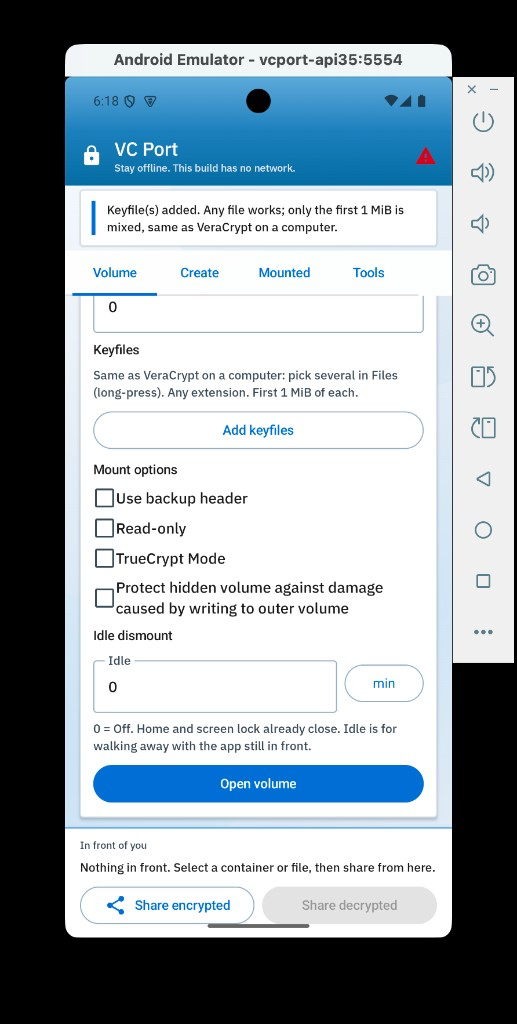
#> input picture ports/docs/screenshots/01-volume.png, 517 x 1024 px; its folder holds only this picture in this run
$ python polish-screenshots.py
#> lines starting #> are read from the running program, lines starting #| are printed output that depends on the picture
#> in polish, im is the input picture: PIL image 517x1024 RGB; mean R, G, B 151, 162.2, 169.7
#!/usr/bin/env python3
"""Crop FLAG_SECURE black letterbox bands and add a subtle matte for README shots."""
from __future__ import annotations

import sys
from pathlib import Path

from PIL import Image

SHOTS = Path(__file__).resolve().parents[1] / "docs" / "screenshots"
PAD = 10
MATTE_LIGHT = (232, 238, 244)  # WindowGray — light Original theme
MATTE_DARK = (33, 38, 48)  # visible on GitHub dark without harsh pure black
ROW_BLACK = 24  # max RGB sum to treat a row as letterbox black


def row_mostly_black(im: Image.Image, y: int) -> bool:
    w = im.width
    step = max(1, w // 64)
    dark = 0
    total = 0
    for x in range(0, w, step):
        r, g, b = im.getpixel((x, y))
        total += 1
        if r + g + b <= ROW_BLACK:
            dark += 1
    return dark >= total * 0.92


def content_bounds(im: Image.Image) -> tuple[int, int]:
    w, h = im.size
#> w = 517; h = 1024
    top = 0
    for y in range(h):
        if not row_mostly_black(im, y):
            top = y
            break
    bottom = h - 1
#> bottom = 1023
    for y in range(h - 1, -1, -1):
        if not row_mostly_black(im, y):
            bottom = y
            break
    return top, bottom


def matte_for(path: Path) -> tuple[int, int, int]:
    if path.name.startswith("08-") or "skin-signal" in path.name:
        return MATTE_DARK
    return MATTE_LIGHT


def polish(path: Path) -> bool:
    im = Image.open(path).convert("RGB")
    top, bottom = content_bounds(im)
#> top = 44; bottom = 937
    if bottom <= top:
        print(f"skip {path.name}: no content bounds")
        return False
    cropped = im.crop((0, top, im.width, bottom + 1))
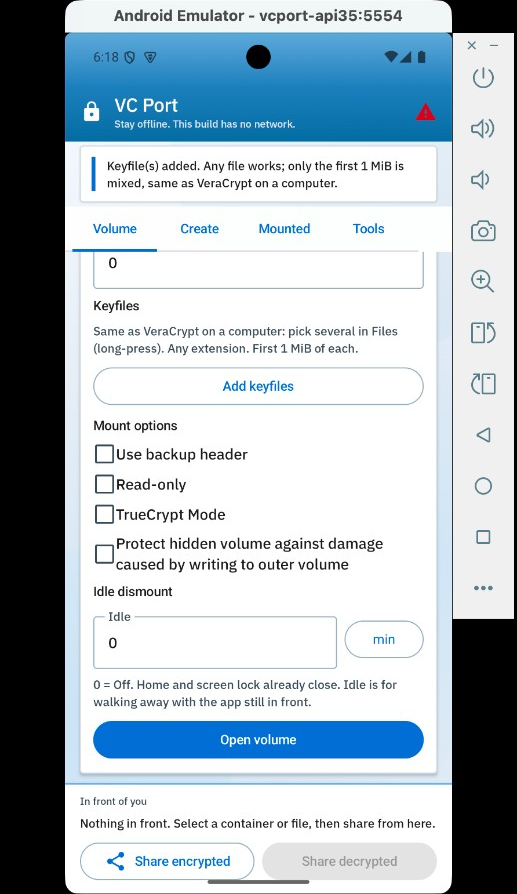
#> cropped: PIL image 517x894 RGB; mean R, G, B 173, 185.8, 194.3
    matte = matte_for(path)
    out = Image.new(
        "RGB",
        (cropped.width + PAD * 2, cropped.height + PAD * 2),
        matte,
    )
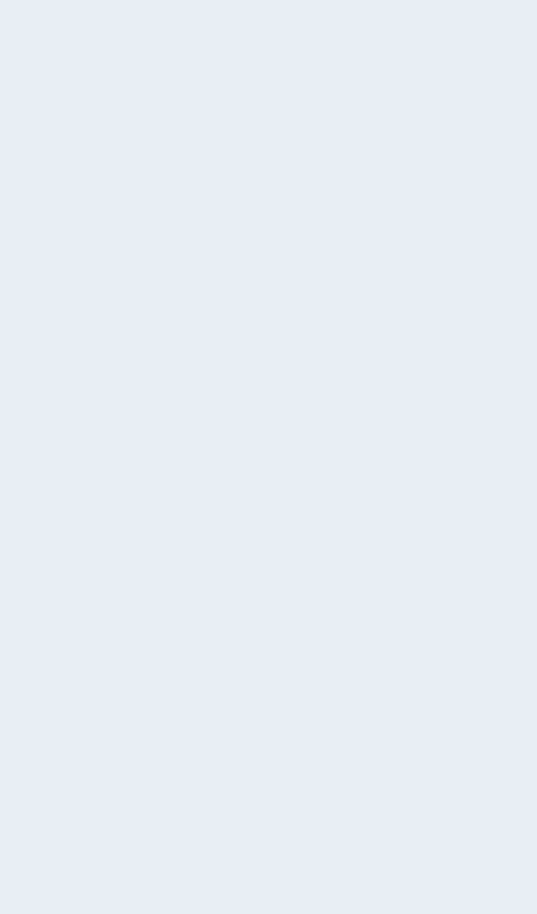
#> out: PIL image 537x914 RGB; mean R, G, B 232, 238, 244
    out.paste(cropped, (PAD, PAD))
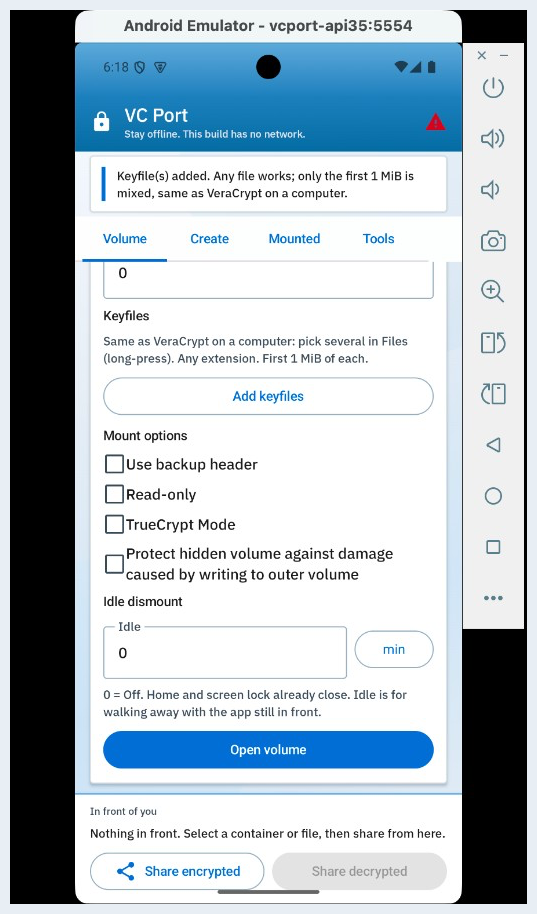
#> out: PIL image 537x914 RGB; mean R, G, B 176.4, 188.8, 197.2
    out.save(path, format="PNG", optimize=True)
    print(f"polished {path.name}: {im.size} -> {out.size}")
#| polished 01-volume.png: (517, 1024) -> (537, 914)
    return True


def main(argv: list[str]) -> int:
    targets = [Path(p) for p in argv[1:]] if len(argv) > 1 else sorted(SHOTS.glob("*.png"))
    ok = 0
    for path in targets:
        if not path.is_file() or "thumbs" in path.parts:
            continue
        if polish(path):
            ok += 1
    return 0 if ok else 1


if __name__ == "__main__":
    raise SystemExit(main(sys.argv))
#> (the program exits here)

$ run again, on ports/docs/screenshots/02-wrap.png
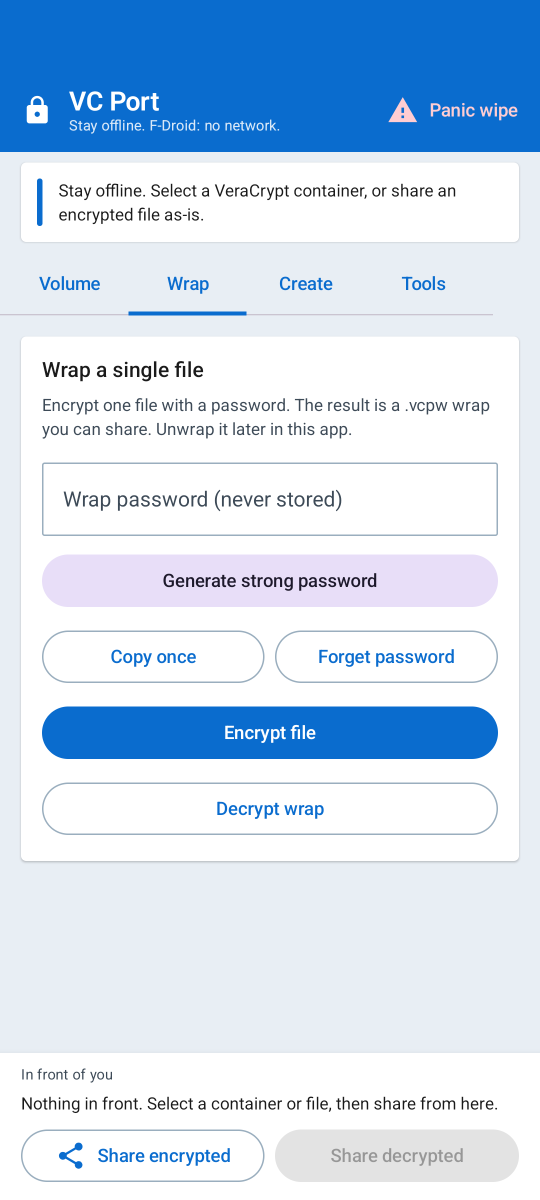
#> input picture ports/docs/screenshots/02-wrap.png, 1080 x 2400 px (shown at 1/2 size)
#> in polish, `top, bottom = content_bounds(im)`: top = 0; bottom = 2399
#> in polish, `out.paste(cropped, (PAD, PAD))`:
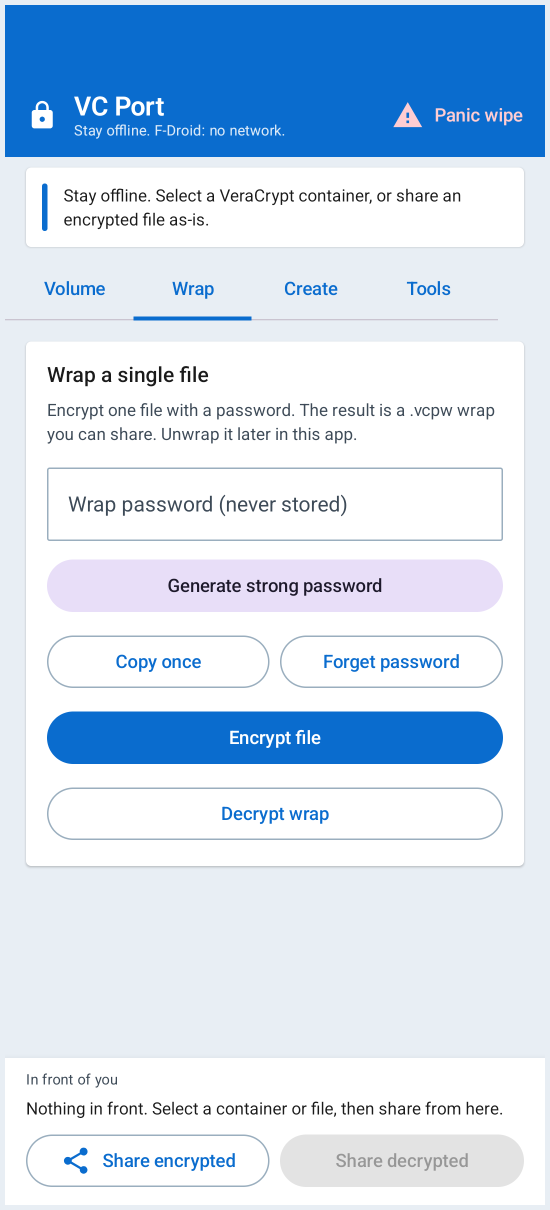
#> out: PIL image 1100x2420 RGB (shown at 1/2 size); mean R, G, B 203.5, 220.9, 239.5
#| polished 02-wrap.png: (1080, 2400) -> (1100, 2420)

$ run again, on ports/docs/screenshots/03-create.png
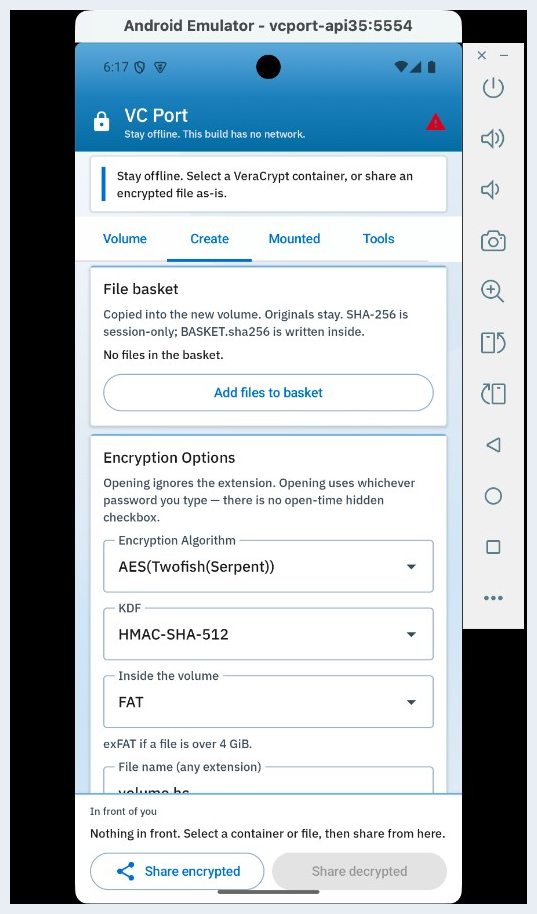
#> input picture ports/docs/screenshots/03-create.png, 537 x 914 px
#> in polish, im is the input picture: PIL image 537x914 RGB; mean R, G, B 182.2, 192.2, 198.3
#> in polish, `top, bottom = content_bounds(im)`: top = 0; bottom = 913
#> in polish, `out.paste(cropped, (PAD, PAD))`:
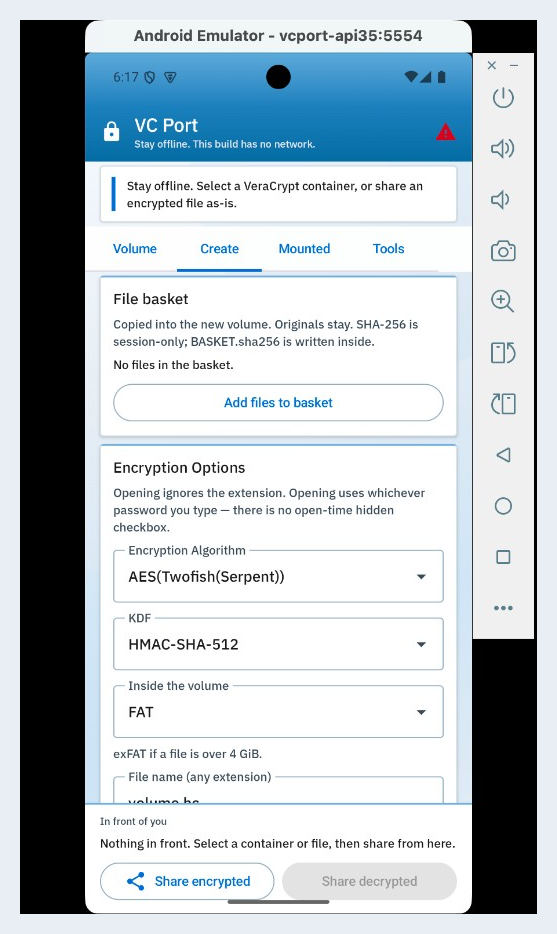
#> out: PIL image 557x934 RGB; mean R, G, B 185, 194.8, 200.9
#| polished 03-create.png: (537, 914) -> (557, 934)
